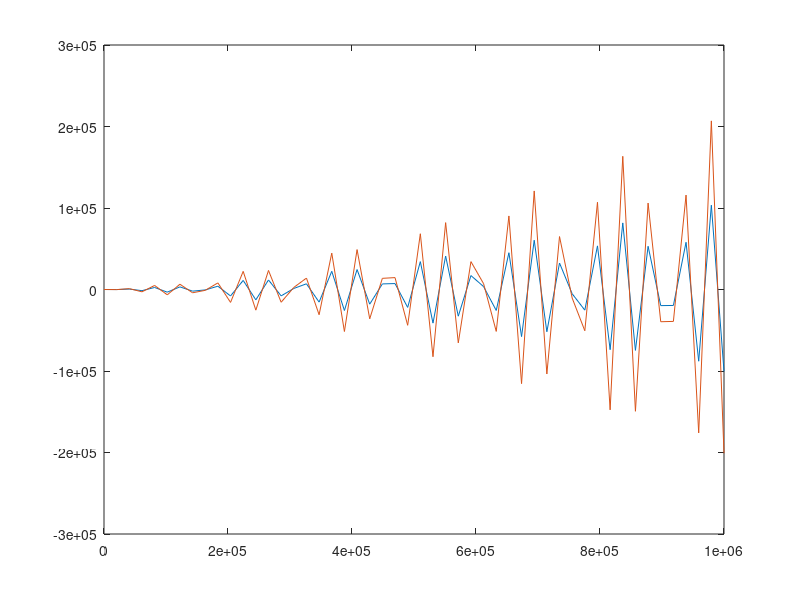
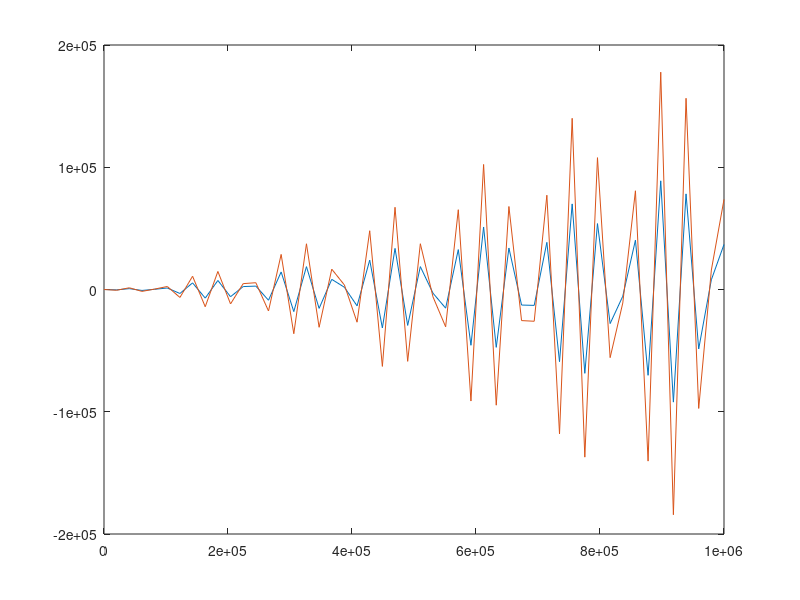
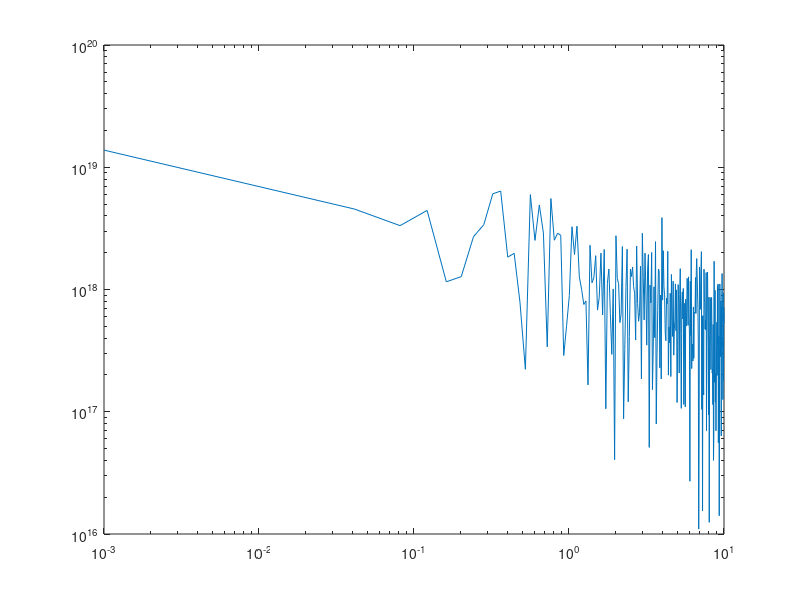

Here is the MATLAB script that generated these plots, in order:
clear all; close all
nu = 1;
p = 1e1;
f = 10e9;
omega = 2*pi*f;
ep1 = 1;
ep2 = 10 - 1i*18;
mu0 = 4*pi*1e-7;
ep0 = 8.854e-12;
k1 = omega*sqrt(mu0*ep0*ep1);
k2 = omega*sqrt(mu0*ep0*ep2);
kz1 = @(x) sqrt(k1^2 - (x).^2);
kz2 = @(x) sqrt(k2^2 - (x).^2);
gamma_1h = @(x) -(kz2(x) - kz1(x))./(kz2(x) +kz1(x));
gamma_1e = @(x) (kz2(x)/ep2 - kz1(x))./(kz2(x)/ep2 +kz1(x));
G_1 = @(x) k1./(1i*kz1(x)).*(gamma_1h(x));
G_2 = @(x) k1./((x)).*(gamma_1e(x) - gamma_1h(x));

f = @(x) G_2(x).*besselj(1, p*(x)).*(x);
f1 = @(x) G_1(x).*besselj(0, p*(x)).*(x);
xx = linspace(1,1e6,50);
figure(1)
y = f(xx);
plot(xx,real(y))
hold on
plot(xx, imag(y))
hold off

p = linspace(1e-3/k1,1e1/k1,250);
figure(2)
y1 = f1(xx);
plot(xx,real(y1))
hold on
plot(xx, imag(y1))
hold off

p = linspace(1e-3/k1,1e1/k1,250);
a = 2*k1;
for i = 1 : length(p)
    

    f = @(x) G_2(x).*besselj(1, p(i)*(x)).*(x);
    f1 = @(x) G_1(x).*besselj(0, p(i)*(x)).*(x);

%     yy(i) = integral(f,0,.5e7,'RelTol',1e-12,'AbsTol',1e-12);
    yy1(i) = integral(f1,a,1e10,'RelTol',1e-12,'AbsTol',1e-12);
    warning('off');

end
% figure(3)
% loglog(k1*p,abs(yy)/k1)
figure(4)
loglog(k1*p,abs(yy1)/k1)
